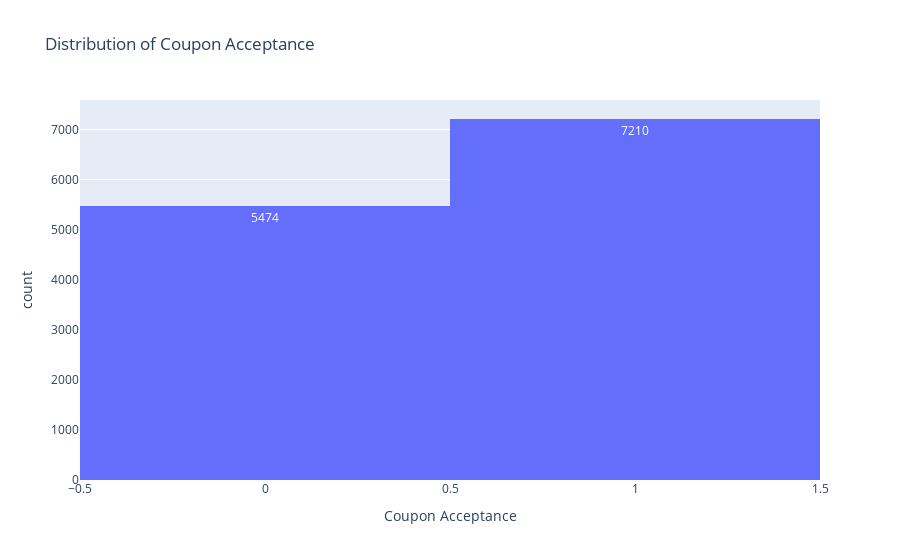

Write notebook code for a chart like this one.
### Code cell
import plotly.express as px

hist = px.histogram(data, x='Y', nbins=2, text_auto=True,
                    labels={'Y':'Coupon Acceptance'}, title='Distribution of Coupon Acceptance')
hist.show()

### Figure 1 — Plotly figure (JSON) as saved in the notebook; plotly's stock layout.template omitted (floating-point values rounded to 4 significant figures; data arrays with more than 128 entries replaced by an {"elided": "..."} marker saying what was removed)
{"data": [{"alignmentgroup": "True", "bingroup": "x", "hovertemplate": "Coupon Acceptance=%{x}<br>count=%{y}<extra></extra>", "legendgroup": "", "marker": {"color": "#636efa", "pattern": {"shape": ""}}, "name": "", "nbinsx": 2, "offsetgroup": "", "orientation": "v", "showlegend": false, "texttemplate": "%{value}", "type": "histogram", "x": {"elided": "12684 int values"}, "xaxis": "x", "yaxis": "y"}], "layout": {"autosize": true, "barmode": "relative", "legend": {"tracegroupgap": 0}, "title": {"text": "Distribution of Coupon Acceptance"}, "xaxis": {"anchor": "y", "autorange": true, "domain": [0, 1], "range": [-0.5, 1.5], "title": {"text": "Coupon Acceptance"}, "type": "linear"}, "yaxis": {"anchor": "x", "autorange": true, "domain": [0, 1], "range": [0, 7589.0], "title": {"text": "count"}}}}
